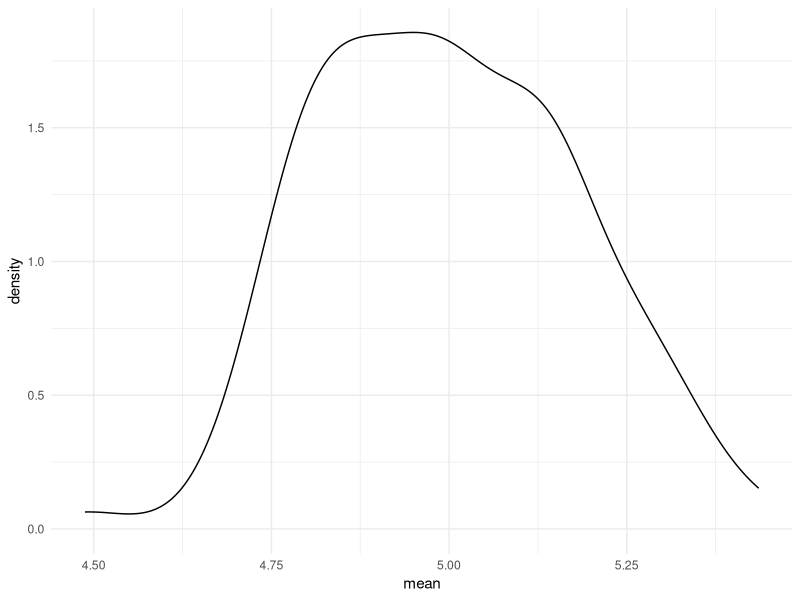
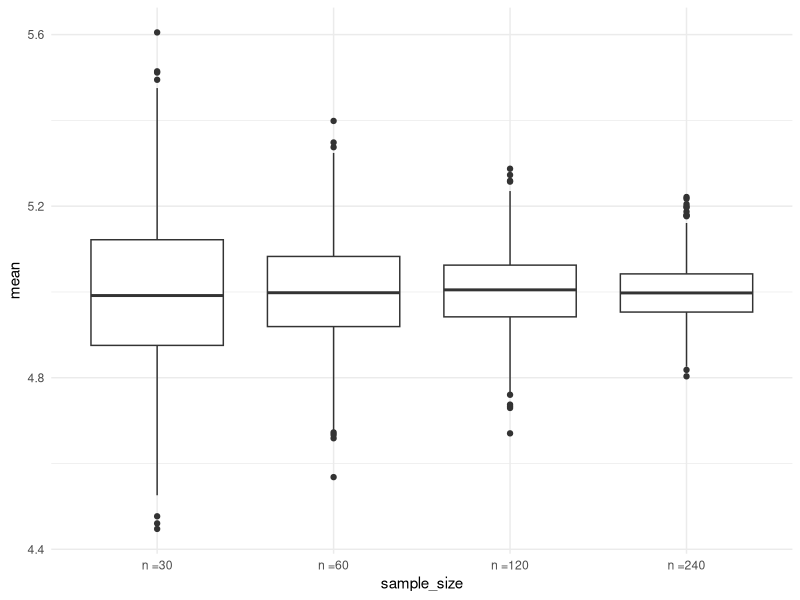

These charts were generated, in order, by the following R code:
## ---- chunk 1
library(tidyverse)

knitr::opts_chunk$set(
  echo = TRUE, 
  warning = FALSE,
  fig.width = 6, 
  fig.asp = .6, 
  out.width = "90%"
  )

theme_set(theme_minimal() + theme(legend.position = "bottom"))

options(
  ggplot2.continuous.colour = "viridis",
  ggplot2.continuous.fill = "viridis"
)
## ---- chunk 2
library(tidyverse)
## ---- chunk 3
set.seed(12345)
## ---- chunk 4
sim_mean_sd = function(n_obs, mu = 5 , sigma = 1) {
  
  x_vec = rnorm (n = n_obs, mean = mu, sd = sigma)

 tibble(
   mean = mean(x_vec),
   sd = sd(x_vec)
 )
  
}
## ---- chunk 5
sim_mean_sd(n_obs = 30)
## ---- chunk 6
output = vector("list", length = 100)

for  (i in 1:100) {
  
  output[[i]] = sim_mean_sd(n_obs = 30)
  
}

sim_results =
  bind_rows(output)

sim_results |> 
  ggplot(aes(x = mean)) + geom_density()

sim_results |> 
  summarize(
    mu_hat = mean(mean), 
    sd_hat = sd(mean)
  )
## ---- chunk 7
sim_results_df =
  expand_grid(
    sample_size = c(30, 60, 120, 240),
    iter = 1:1000
  ) |> 
  mutate(estimate_df = map(sample_size, sim_mean_sd)) |> 
  unnest(estimate_df)

sim_results_df |> 
  mutate(
    sample_size = str_c("n =", sample_size),
    sample_size = fct_inorder(sample_size)
  ) |> 
  ggplot(aes(x = sample_size, y = mean)) +
  geom_boxplot()

